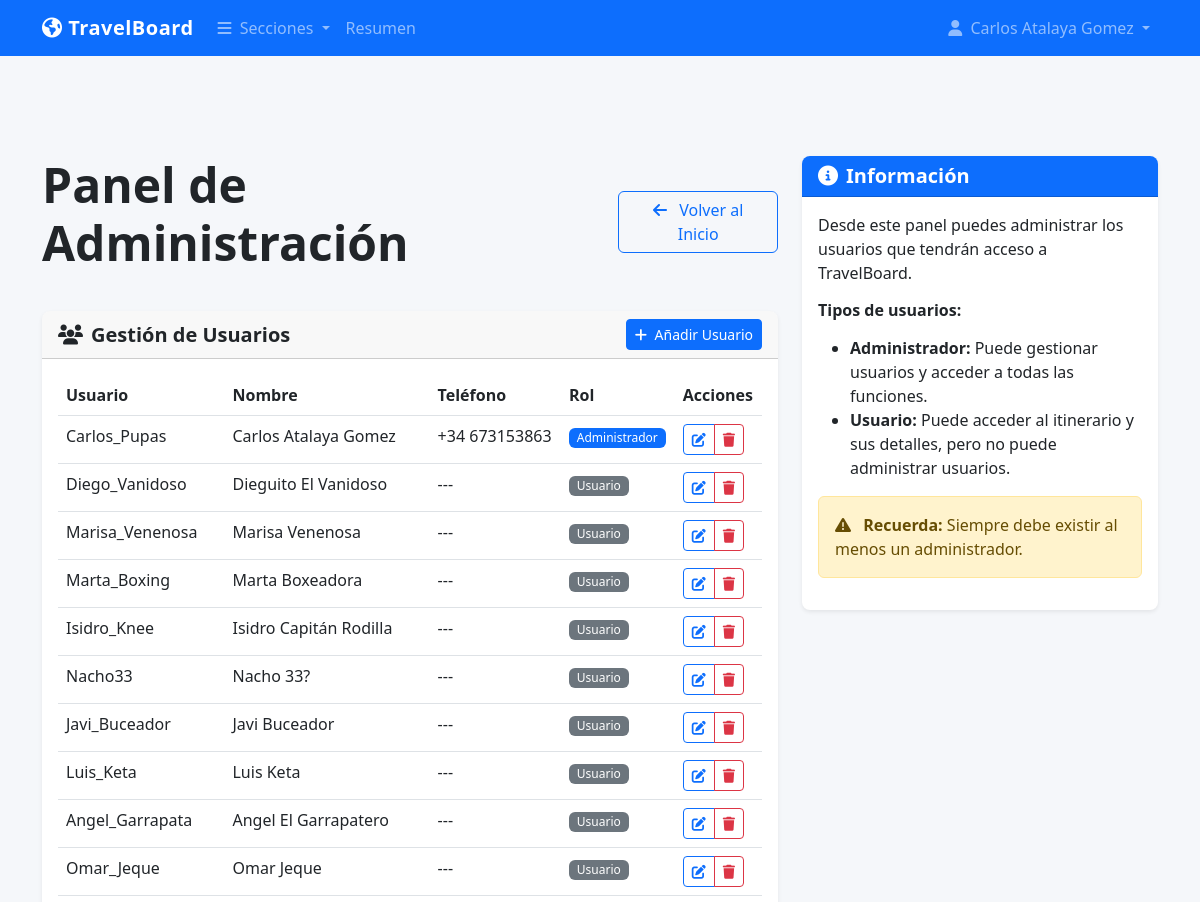
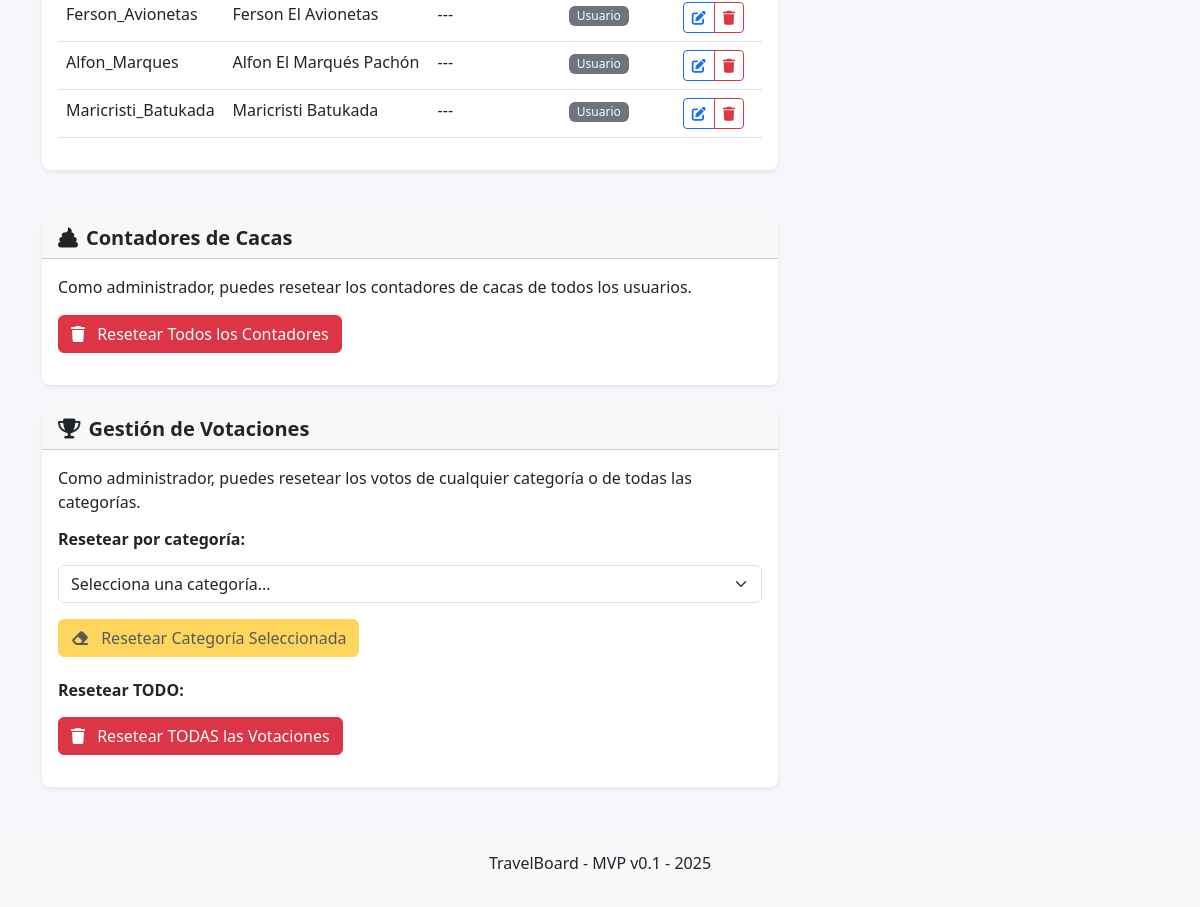
The page /auth/admin (signed in) on the database its author committed (2 pictures, top to bottom).
### models.py (models this page shows, shortened)
class User(UserMixin, db.Model):
    id = db.Column(db.Integer, primary_key=True)
    username = db.Column(db.String(80), unique=True, nullable=False)
    password_hash = db.Column(db.String(200), nullable=False)
    name = db.Column(db.String(100), nullable=False)
    phone = db.Column(db.String(20), nullable=True)
    is_admin = db.Column(db.Boolean, default=False)

### auth.py (the view)
@auth.route('/admin', methods=['GET'])
@login_required
@admin_required
def admin_panel():
    users = User.query.all()
    current_date = datetime.now(pytz.UTC)
    return render_template('admin.html', users=users, current_date=current_date)

### app.py (called while the page is built)
@login_manager.user_loader
def load_user(user_id):
    return User.query.get(int(user_id))

@app.before_request
def check_initial_setup():
    public_endpoints = ['static', 'setup', 'auth.login', 'auth.logout']
    if request.endpoint in public_endpoints:
        return None
    user_count = User.query.count()
    if user_count == 0 and request.endpoint != 'setup':
        return redirect(url_for('setup'))
    if not current_user.is_authenticated and request.endpoint not in public_endpoints:
        return redirect(url_for('auth.login'))

### auth.py (called while the page is built)
def admin_required(f):
    @wraps(f)
    def decorated_function(*args, **kwargs):
        if not current_user.is_authenticated or not current_user.is_admin:
            flash('Se requieren permisos de administrador para acceder a esta página', 'danger')
            return redirect(url_for('auth.login'))
        return f(*args, **kwargs)
    return decorated_function

### templates/admin.html (shortened to what this page needs)
{% extends "base.html" %}
{% block content %}
<div class="row">
    <div class="col-12">
        <div class="d-flex justify-content-between align-items-center mb-4">
            <h1 class="display-5">Panel de Administración</h1>
            <a href="{{ url_for('index') }}" class="btn btn-outline-primary">
                <i class="fas fa-arrow-left me-2"></i> Volver al Inicio
            </a>
        </div>
        <div class="card mb-4">
            <div class="card-header d-flex justify-content-between align-items-center">
                <h5 class="mb-0"><i class="fas fa-users me-2"></i>Gestión de Usuarios</h5>
                <a href="{{ url_for('auth.add_user') }}" class="btn btn-primary btn-sm">
                    <i class="fas fa-plus me-1"></i> Añadir Usuario
                </a>
            </div>
            <div class="card-body">
                {% if users %}
                    <div class="table-responsive">
                        <table class="table table-hover">
                            <thead>
                                <tr>
                                    <th>Usuario</th>
                                    <th>Nombre</th>
                                    <th>Teléfono</th>
                                    <th>Rol</th>
                                    <th>Acciones</th>
                                </tr>
                            </thead>
                            <tbody>
                                {% for user in users %}
                                    <tr>
                                        <td>{{ user.username }}</td>
                                        <td>{{ user.name }}</td>
                                        <td>{{ user.phone or '---' }}</td>
                                        <td>
                                            {% if user.is_admin %}
                                                <span class="badge bg-primary">Administrador</span>
                                            {% else %}
                                                <span class="badge bg-secondary">Usuario</span>
                                            {% endif %}
                                        </td>
                                        <td>
                                            <div class="btn-group">
                                                <a href="{{ url_for('auth.edit_user', user_id=user.id) }}" class="btn btn-sm btn-outline-primary">
                                                    <i class="fas fa-edit"></i>
                                                </a>
                                                <button type="button" class="btn btn-sm btn-outline-danger"
                                                        data-bs-toggle="modal" data-bs-target="#deleteModal{{ user.id }}">
                                                    <i class="fas fa-trash"></i>
                                                </button>
                                            </div>
                                        </td>
                                    </tr>
                                {% endfor %}
                            </tbody>
                        </table>
                    </div>
                {% else %}
                    <div class="alert alert-info">
                        <i class="fas fa-info-circle me-2"></i>
                        No hay usuarios registrados.
                    </div>
                {% endif %}
            </div>
        </div>
    </div>
</div>
<div class="card mt-4">
    <div class="card-header d-flex justify-content-between align-items-center">
        <h5 class="mb-0"><i class="fas fa-poop me-2"></i>Contadores de Cacas</h5>
    </div>
    <div class="card-body">
        <p>Como administrador, puedes resetear los contadores de cacas de todos los usuarios.</p>
        <button id="resetPoopCounters" class="btn btn-danger">
            <i class="fas fa-trash me-2"></i> Resetear Todos los Contadores
        </button>
    </div>
</div>
<div class="card mt-4">
    <div class="card-header d-flex justify-content-between align-items-center">
        <h5 class="mb-0"><i class="fas fa-trophy me-2"></i>Gestión de Votaciones</h5>
    </div>
    <div class="card-body">
        <p>Como administrador, puedes resetear los votos de cualquier categoría o de todas las categorías.</p>
        <div class="mb-4">
            <h6>Resetear por categoría:</h6>
            <select id="categorySelect" class="form-select mb-3">
                <option value="">Selecciona una categoría...</option>
            </select>
            <button id="resetCategoryButton" class="btn btn-warning" disabled>
                <i class="fas fa-eraser me-2"></i> Resetear Categoría Seleccionada
            </button>
        </div>
        <div class="mt-4">
            <h6>Resetear TODO:</h6>
            <button id="resetAllVotesButton" class="btn btn-danger">
                <i class="fas fa-trash me-2"></i> Resetear TODAS las Votaciones
            </button>
        </div>
    </div>
</div>
{% endblock %}
{% block sidebar %}
<div class="card">
    <div class="card-header bg-primary text-white">
        <h5 class="mb-0"><i class="fas fa-info-circle me-2"></i>Información</h5>
    </div>
    <div class="card-body">
        <p>Desde este panel puedes administrar los usuarios que tendrán acceso a TravelBoard.</p>
        <h6 class="mt-3">Tipos de usuarios:</h6>
        <ul>
            <li><strong>Administrador:</strong> Puede gestionar usuarios y acceder a todas las funciones.</li>
            <li><strong>Usuario:</strong> Puede acceder al itinerario y sus detalles, pero no puede administrar usuarios.</li>
        </ul>
        <div class="alert alert-warning mt-3">
            <i class="fas fa-exclamation-triangle me-2"></i>
            <strong>Recuerda:</strong> Siempre debe existir al menos un administrador.
        </div>
    </div>
</div>
{% endblock %}

### templates/base.html (shortened to what this page needs)
<!DOCTYPE html>
<html lang="es">
<head>
    <link href="https://cdn.jsdelivr.net/npm/bootstrap@5.3.0/dist/css/bootstrap.min.css" rel="stylesheet">
    <link rel="stylesheet" href="https://cdnjs.cloudflare.com/ajax/libs/font-awesome/6.4.0/css/all.min.css">
    <link rel="stylesheet" href="{{ url_for('static', filename='css/main.css') }}">
    <link rel="stylesheet" href="{{ url_for('static', filename='css/responsive.css') }}">
</head>
<body>
    <header class="fixed-top">
        <nav class="navbar navbar-expand-lg navbar-dark bg-primary">
            <div class="container">
                <a class="navbar-brand" href="/">
                    <i class="fas fa-globe-americas"></i> TravelBoard
                </a>
                <div class="collapse navbar-collapse" id="mainNav">
                    <ul class="navbar-nav me-auto">
                        <li class="nav-item dropdown">
                            <a class="nav-link dropdown-toggle" href="#" id="sectionDropdown" role="button" data-bs-toggle="dropdown" aria-expanded="false">
                                <i class="fas fa-bars me-1"></i> Secciones
                            </a>
                        </li>
                        <li class="nav-item">
                            <a class="nav-link" href="/#overview">Resumen</a>
                        </li>
                    </ul>
                    <ul class="navbar-nav">
                        {% if current_user.is_authenticated %}
                            <li class="nav-item dropdown">
                                <a class="nav-link dropdown-toggle" href="#" id="userDropdown" role="button" data-bs-toggle="dropdown" aria-expanded="false">
                                    <i class="fas fa-user me-1"></i> {{ current_user.name }}
                                </a>
                            </li>
                        {% else %}
                            <li class="nav-item">
                                <a class="nav-link" href="{{ url_for('auth.login') }}">
                                    <i class="fas fa-sign-in-alt me-1"></i> Iniciar sesión
                                </a>
                            </li>
                        {% endif %}
                    </ul>
                </div>
            </div>
        </nav>
    </header>
    <main class="container mt-5 pt-5">
        <div class="row">
            <div class="col-lg-8">
                {% block content %}{% endblock %}
            </div>
            <div class="col-lg-4">
                {% block sidebar %}{% endblock %}
            </div>
        </div>
    </main>
    <footer class="mt-5 py-3 bg-light">
        <div class="container text-center">
            <p>TravelBoard - MVP v0.1 - {% if current_date %}{{ current_date.strftime('%Y') }}{% else %}{{ now().year }}{% endif %}</p>
        </div>
    </footer>
</body>
</html>

### static/css/main.css (style rules this page uses)
:root { --primary-color: #0d6efd; --secondary-color: #6c757d; --accent-color: #fd7e14; --success-color: #198754; --info-color: #0dcaf0; --warning-color: #ffc107; --danger-color: #dc3545; --light-color: #f8f9fa; --dark-color: #212529; }
body { font-family: 'Segoe UI', Tahoma, Geneva, Verdana, sans-serif; background-color: #f5f7fa; color: var(--dark-color); padding-top: 60px; }
a { color: var(--primary-color); text-decoration: none; transition: color 0.2s ease-in-out; }
.navbar-brand { font-weight: 700; letter-spacing: 0.5px; }
.card { border: none; border-radius: 0.5rem; box-shadow: 0 0.125rem 0.25rem rgba(0, 0, 0, 0.075); transition: transform 0.2s ease-in-out, box-shadow 0.2s ease-in-out; }
.card-header { border-radius: 0.5rem 0.5rem 0 0 !important; font-weight: 600; }
h1, h2, h3, h4, h5, h6 { font-weight: 600; margin-bottom: 1rem; }
.display-5, .display-6 { font-weight: 600; }
.badge { font-weight: 500; padding: 0.35em 0.65em; border-radius: 0.375rem; }
html { scroll-behavior: smooth; scroll-padding-top: 70px; }

### static/css/responsive.css (style rules this page uses)
@media (prefers-reduced-motion: no-preference) { .nav-item { transition: all 0.2s ease; } }

### rows shown on the page
User: name "Carlos Atalaya Gomez", username "Carlos_Pupas", phone "+34 673153863", is_admin "Administrador"
User: username "Diego_Vanidoso", name "Dieguito El Vanidoso", phone "---", is_admin "Usuario"
User: username "Marisa_Venenosa", name "Marisa Venenosa", phone "---", is_admin "Usuario"
User: username "Marta_Boxing", name "Marta Boxeadora", phone "---", is_admin "Usuario"
User: username "Isidro_Knee", name "Isidro Capitán Rodilla", phone "---", is_admin "Usuario"
User: username "Nacho33", name "Nacho 33?", phone "---", is_admin "Usuario"
User: username "Javi_Buceador", name "Javi Buceador", phone "---", is_admin "Usuario"
User: username "Luis_Keta", name "Luis Keta", phone "---", is_admin "Usuario"
User: username "Angel_Garrapata", name "Angel El Garrapatero", phone "---", is_admin "Usuario"
User: username "Omar_Jeque", name "Omar Jeque", phone "---", is_admin "Usuario"
User: username "Ferson_Avionetas", name "Ferson El Avionetas", phone "---", is_admin "Usuario"
User: username "Alfon_Marques", name "Alfon El Marqués Pachón", phone "---", is_admin "Usuario"
User: username "Maricristi_Batukada", name "Maricristi Batukada", phone "---", is_admin "Usuario"
